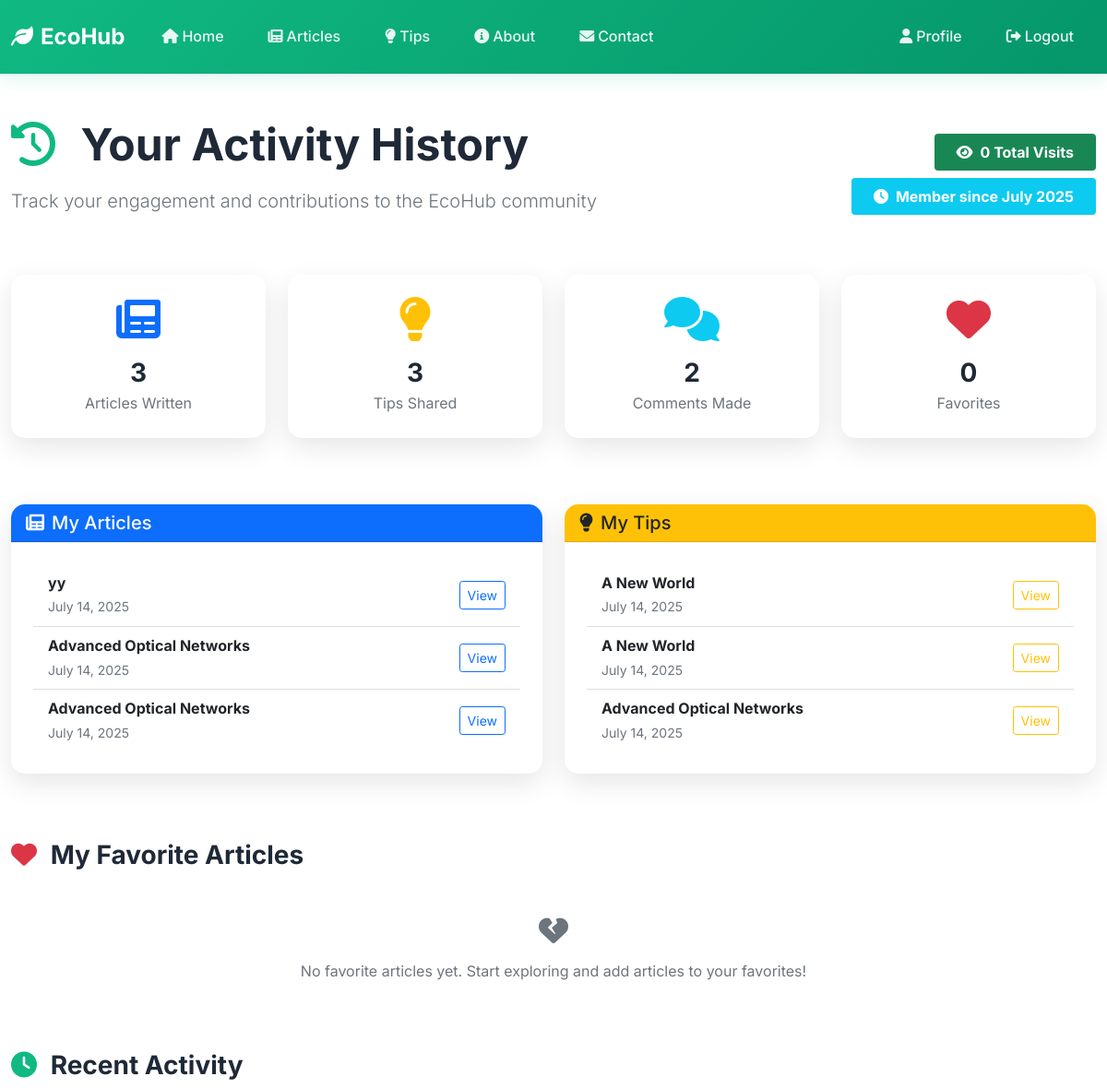
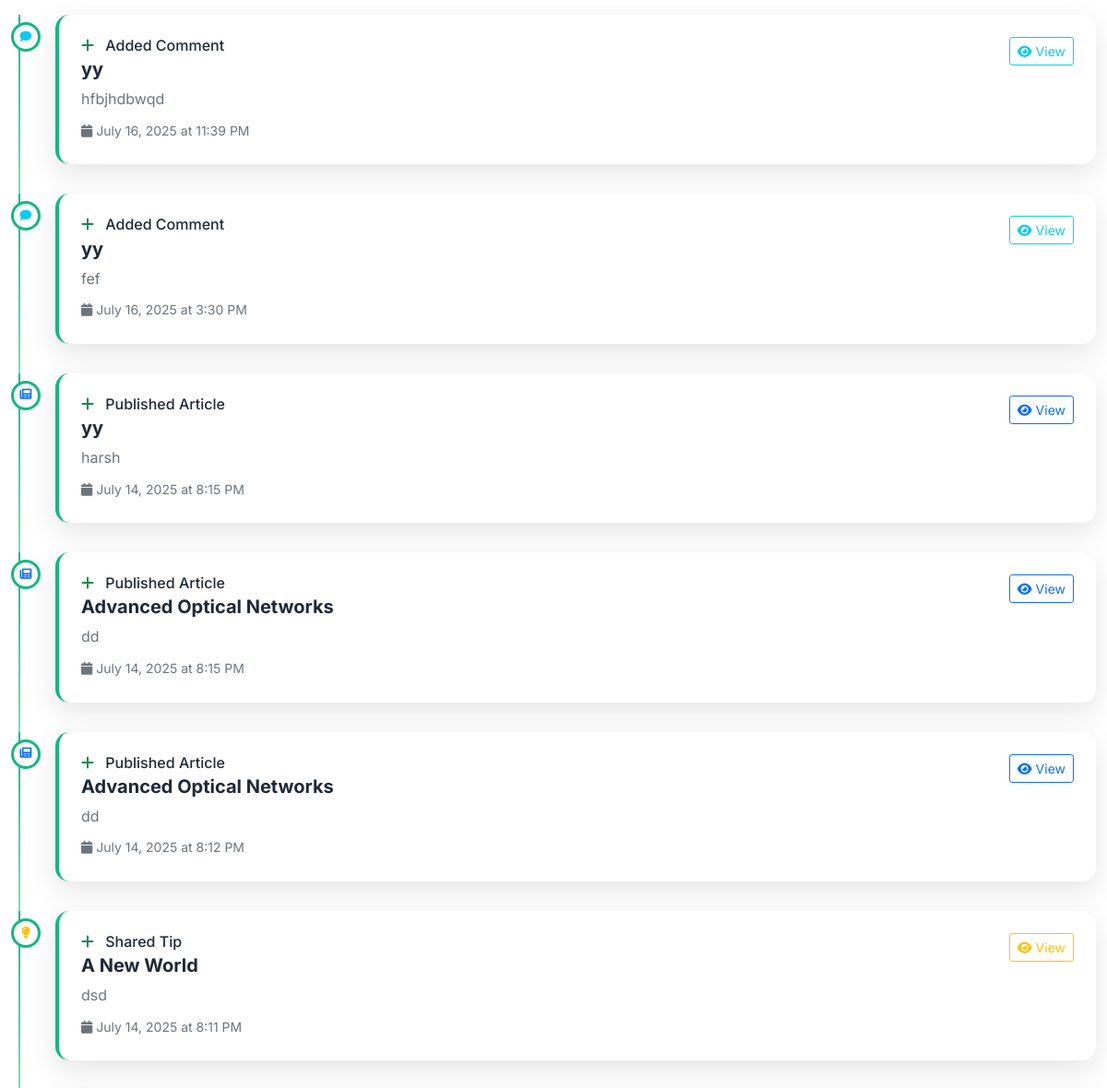
Page /history/ (signed in, upper part) on the earlier database version (2 pictures, top to bottom).
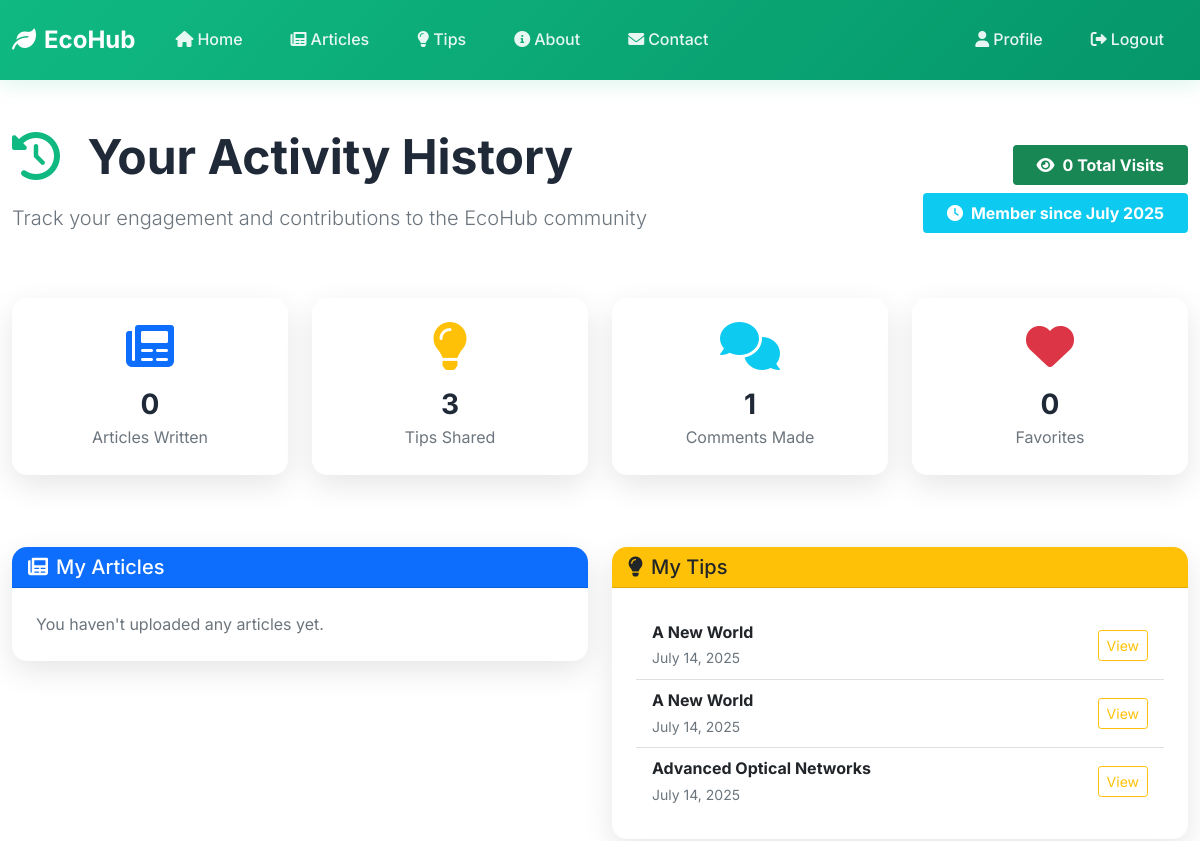
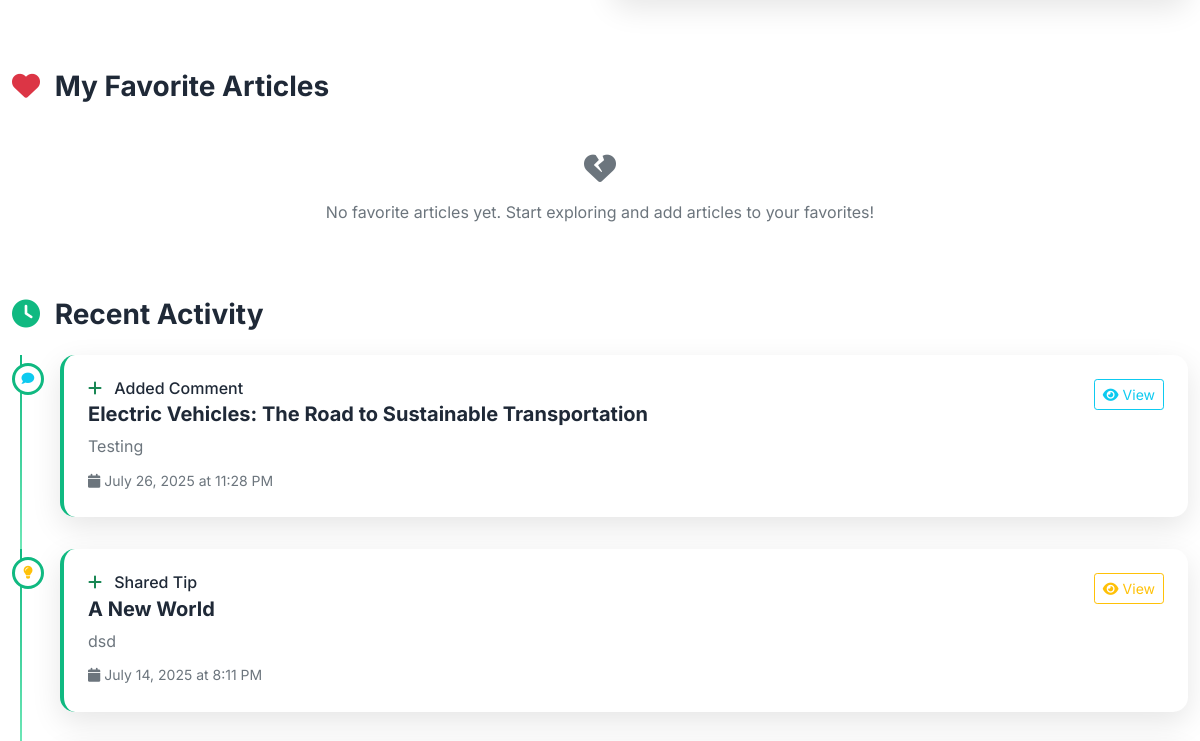
Same page on the later database version (2 pictures, top to bottom).
### articles/models.py (models this page shows, shortened)
class Article(models.Model):
    CATEGORY_CHOICES = [
        ('energy', 'Renewable Energy'),
        ('lifestyle', 'Green Lifestyle'),
        ('tech', 'Eco Technology'),
        ('news', 'Sustainability News'),
    ]
    title = models.CharField(max_length=200)
    content = models.TextField()
    author = models.ForeignKey(User, on_delete=models.CASCADE)
    category = models.CharField(max_length=50, choices=CATEGORY_CHOICES)
    image = models.ImageField(upload_to='article_images/', blank=True, null=True)
    created_at = models.DateTimeField(auto_now_add=True)

class Comment(models.Model):
    article = models.ForeignKey(Article, on_delete=models.CASCADE, related_name='comments')
    user = models.ForeignKey(User, on_delete=models.CASCADE)
    content = models.TextField()
    created_at = models.DateTimeField(auto_now_add=True)

### tips/models.py (models this page shows, shortened)
class Tip(models.Model):
    CATEGORY_CHOICES = [
        ('energy', 'Renewable Energy'),
        ('lifestyle', 'Green Lifestyle'),
        ('tech', 'Eco Technology'),
        ('news', 'Sustainability News'),
    ]
    title = models.CharField(max_length=200)
    description = models.TextField()
    user = models.ForeignKey(User, on_delete=models.CASCADE)
    category = models.CharField(max_length=50, choices=CATEGORY_CHOICES)
    file_upload = models.FileField(upload_to='tip_uploads/', blank=True, null=True)
    created_at = models.DateTimeField(auto_now_add=True)

### core/views.py (the view)
# urls.py: path('history/', views.user_history, name='user-history'),
@login_required
def user_history(request):
    visits = request.session.get('visits', 0)
    my_articles = request.user.article_set.all().order_by('-created_at')
    my_tips = request.user.tip_set.all().order_by('-created_at')
    activities = []
    for article in my_articles:
        activities.append({
            'type': 'article',
            'object': article,
            'created_at': article.created_at,
            'title': article.title,
            'content': article.content,
            'url': f'article-detail'
        })
    for tip in my_tips:
        activities.append({
            'type': 'tip',
            'object': tip,
            'created_at': tip.created_at,
            'title': tip.title,
            'content': tip.description,
            'url': f'tip-detail'
        })
    for comment in request.user.comment_set.all():
        activities.append({
            'type': 'comment',
            'object': comment,
            'created_at': comment.created_at,
            'title': comment.article.title,
            'content': comment.content,
            'url': f'article-detail'
        })
    activities.sort(key=lambda x: x['created_at'], reverse=True)
    recent_activities = activities[:10]
    context = {
        'visits': visits,
        'my_articles': my_articles,
        'my_tips': my_tips,
        'recent_activities': recent_activities,
    }
    return render(request, 'core/user_history.html', context)

### core/templates/core/user_history.html (shortened to what the changed rows need)
{% extends 'base.html' %}
{% block content %}
<div class="user-history-section py-5">
    <div class="container">
        <div class="history-header mb-5">
            <div class="row align-items-center">
                <div class="col-lg-8">
                    <h1 class="display-5 fw-bold mb-3" style="color: var(--text-dark);">
                        <i class="fas fa-history me-3 text-primary-green"></i>
                        Your Activity History
                    </h1>
                </div>
                <div class="col-lg-4 text-lg-end">
                    <div class="history-stats">
                        <div class="stat-item">
                            <span class="badge bg-info" style="font-size: 1rem; padding: 0.75rem 1.5rem;">
                                <i class="fas fa-clock me-2"></i>Member since {{ user.date_joined|date:"F Y" }}
                            </span>
                        </div>
                    </div>
                </div>
            </div>
        </div>
        <div class="activity-overview mb-5">
            <div class="row">
                <div class="col-lg-3 col-md-6 mb-4">
                    <div class="activity-card card shadow-custom">
                        <div class="card-body text-center">
                            <div class="activity-icon mb-3">
                                <i class="fas fa-newspaper fa-3x text-primary"></i>
                            </div>
                            <h3 class="fw-bold mb-1">{{ user.article_set.count }}</h3>
                            <p class="text-muted mb-0">Articles Written</p>
                        </div>
                    </div>
                </div>
                <div class="col-lg-3 col-md-6 mb-4">
                    <div class="activity-card card shadow-custom">
                        <div class="card-body text-center">
                            <div class="activity-icon mb-3">
                                <i class="fas fa-lightbulb fa-3x text-warning"></i>
                            </div>
                            <h3 class="fw-bold mb-1">{{ user.tip_set.count }}</h3>
                            <p class="text-muted mb-0">Tips Shared</p>
                        </div>
                    </div>
                </div>
                <div class="col-lg-3 col-md-6 mb-4">
                    <div class="activity-card card shadow-custom">
                        <div class="card-body text-center">
                            <div class="activity-icon mb-3">
                                <i class="fas fa-comments fa-3x text-info"></i>
                            </div>
                            <h3 class="fw-bold mb-1">{{ user.comment_set.count }}</h3>
                            <p class="text-muted mb-0">Comments Made</p>
                        </div>
                    </div>
                </div>
                <div class="col-lg-3 col-md-6 mb-4">
                    <div class="activity-card card shadow-custom">
                        <div class="card-body text-center">
                            <div class="activity-icon mb-3">
                                <i class="fas fa-heart fa-3x text-danger"></i>
                            </div>
                            <h3 class="fw-bold mb-1">{{ user.favorite_set.count }}</h3>
                            <p class="text-muted mb-0">Favorites</p>
                        </div>
                    </div>
                </div>
            </div>
        </div>
        <div class="my-uploads-section mb-5">
            <div class="row">
                <div class="col-lg-6 mb-4">
                    <div class="card shadow-custom">
                        <div class="card-body">
                            {% if my_articles %}
                                <ul class="list-group list-group-flush">
                                    {% for article in my_articles %}
                                    <li class="list-group-item d-flex justify-content-between align-items-center">
                                        <div>
                                            <strong>{{ article.title }}</strong><br>
                                            <small class="text-muted">{{ article.created_at|date:"F d, Y" }}</small>
                                        </div>
                                        <a href="{% url 'article-detail' article.pk %}" class="btn btn-outline-primary btn-sm">View</a>
                                    </li>
                                    {% endfor %}
                                </ul>
                            {% else %}
                                <p class="text-muted mb-0">You haven't uploaded any articles yet.</p>
                            {% endif %}
                        </div>
                    </div>
                </div>
                <div class="col-lg-6 mb-4">
                    <div class="card shadow-custom">
                        <div class="card-body">
                            {% if my_tips %}
                                <ul class="list-group list-group-flush">
                                    {% for tip in my_tips %}
                                    <li class="list-group-item d-flex justify-content-between align-items-center">
                                        <div>
                                            <strong>{{ tip.title }}</strong><br>
                                            <small class="text-muted">{{ tip.created_at|date:"F d, Y" }}</small>
                                        </div>
                                        <a href="{% url 'tip-detail' tip.pk %}" class="btn btn-outline-warning btn-sm">View</a>
                                    </li>
                                    {% endfor %}
                                </ul>
                            {% else %}
                                <p class="text-muted mb-0">You haven't uploaded any tips yet.</p>
                            {% endif %}
                        </div>
                    </div>
                </div>
            </div>
        </div>
        <div class="recent-activity mb-5">
            <div class="activity-timeline">
                {% if recent_activities %}
                    {% for activity in recent_activities %}
                        <div class="timeline-item">
                            <div class="timeline-marker">
                                {% if activity.type == 'article' %}
                                    <i class="fas fa-newspaper text-primary"></i>
                                {% elif activity.type == 'tip' %}
                                    <i class="fas fa-lightbulb text-warning"></i>
                                {% elif activity.type == 'comment' %}
                                    <i class="fas fa-comment text-info"></i>
                                {% endif %}
                            </div>
                            <div class="timeline-content">
                                <div class="card shadow-custom">
                                    <div class="card-body">
                                        <div class="d-flex justify-content-between align-items-start">
                                            <div class="flex-grow-1">
                                                <h6 class="mb-1">
                                                    <i class="fas fa-plus me-2 text-success"></i>
                                                    {% if activity.type == 'article' %}
                                                        Published Article
                                                    {% elif activity.type == 'tip' %}
                                                        Shared Tip
                                                    {% elif activity.type == 'comment' %}
                                                        Added Comment
                                                    {% endif %}
                                                </h6>
                                                <h5 class="mb-2 fw-bold">{{ activity.title }}</h5>
                                                <p class="text-muted mb-2">{{ activity.content|truncatewords:15 }}</p>
                                                <small class="text-muted">
                                                    <i class="fas fa-calendar me-1"></i>{{ activity.created_at|date:"F d, Y \a\t g:i A" }}
                                                </small>
                                            </div>
                                            <div class="ms-3">
                                                {% if activity.type == 'article' %}
                                                    <a href="{% url 'article-detail' activity.object.pk %}" class="btn btn-outline-primary btn-sm">
                                                        <i class="fas fa-eye me-1"></i>View
                                                    </a>
                                                {% elif activity.type == 'tip' %}
                                                    <a href="{% url 'tip-detail' activity.object.pk %}" class="btn btn-outline-warning btn-sm">
                                                        <i class="fas fa-eye me-1"></i>View
                                                    </a>
                                                {% elif activity.type == 'comment' %}
                                                    <a href="{% url 'article-detail' activity.object.article.pk %}" class="btn btn-outline-info btn-sm">
                                                        <i class="fas fa-eye me-1"></i>View
                                                    </a>
                                                {% endif %}
                                            </div>
                                        </div>
                                    </div>
                                </div>
                            </div>
                        </div>
                    {% endfor %}
                {% endif %}
            </div>
        </div>
    </div>
</div>
{% endblock %}

Differences in the rows shown:
removed Article: title "yy", created_at "July 14, 2025", shows "Published Article", content "harsh", created_at "July 14, 2025 at 8:15 PM", shows "View"
removed Article: title "Advanced Optical Networks", created_at "July 14, 2025", shows "Published Article", content "dd", created_at "July 14, 2025 at 8:15 PM", shows "View"
removed Article: title "Advanced Optical Networks", created_at "July 14, 2025", shows "Published Article", content "dd", created_at "July 14, 2025 at 8:12 PM", shows "View"
removed Comment: shows "Added Comment", title "yy", content "hfbjhdbwqd", created_at "July 16, 2025 at 11:39 PM", shows "View"
removed Comment: shows "Added Comment", title "yy", content "fef", created_at "July 16, 2025 at 3:30 PM", shows "View"
added Comment: shows "Added Comment", title "Electric Vehicles: The Road to Sustainable Transportation", content "Testing", created_at "July 26, 2025 at 11:28 PM", shows "View"
Other differences:
{{ user.article_set.count }}: "3" → "0"
{{ user.comment_set.count }}: "2" → "1"
text now shown: "You haven't uploaded any articles yet."
